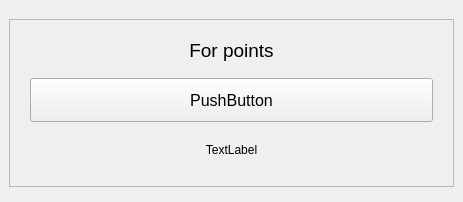
<?xml version="1.0" encoding="UTF-8"?>
<ui version="4.0">
 <class>MainWindow</class>
 <widget class="QMainWindow" name="MainWindow">
  <property name="geometry">
   <rect>
    <x>0</x>
    <y>0</y>
    <width>463</width>
    <height>202</height>
   </rect>
  </property>
  <property name="windowTitle">
   <string>Jeopardy!</string>
  </property>
  <widget class="QWidget" name="centralwidget">
   <property name="styleSheet">
    <string notr="true"/>
   </property>
   <layout class="QVBoxLayout" name="verticalLayout">
    <item>
     <spacer name="verticalSpacer">
      <property name="orientation">
       <enum>Qt::Vertical</enum>
      </property>
      <property name="sizeType">
       <enum>QSizePolicy::Fixed</enum>
      </property>
      <property name="sizeHint" stdset="0">
       <size>
        <width>10</width>
        <height>10</height>
       </size>
      </property>
     </spacer>
    </item>
    <item>
     <widget class="QFrame" name="frame_2">
      <property name="frameShape">
       <enum>QFrame::StyledPanel</enum>
      </property>
      <property name="frameShadow">
       <enum>QFrame::Raised</enum>
      </property>
      <layout class="QVBoxLayout" name="verticalLayout_2">
       <property name="leftMargin">
        <number>20</number>
       </property>
       <property name="rightMargin">
        <number>20</number>
       </property>
       <property name="bottomMargin">
        <number>15</number>
       </property>
       <item>
        <widget class="QLabel" name="header">
         <property name="font">
          <font>
           <family>Arial</family>
           <pointsize>14</pointsize>
          </font>
         </property>
         <property name="text">
          <string>For points</string>
         </property>
         <property name="alignment">
          <set>Qt::AlignCenter</set>
         </property>
        </widget>
       </item>
       <item>
        <widget class="QPushButton" name="btn_question">
         <property name="sizePolicy">
          <sizepolicy hsizetype="Preferred" vsizetype="Preferred">
           <horstretch>0</horstretch>
           <verstretch>0</verstretch>
          </sizepolicy>
         </property>
         <property name="font">
          <font>
           <family>Arial</family>
           <pointsize>12</pointsize>
          </font>
         </property>
         <property name="styleSheet">
          <string notr="true"/>
         </property>
         <property name="text">
          <string>PushButton</string>
         </property>
        </widget>
       </item>
       <item>
        <widget class="QLabel" name="answer_label">
         <property name="text">
          <string>TextLabel</string>
         </property>
         <property name="alignment">
          <set>Qt::AlignCenter</set>
         </property>
         <property name="wordWrap">
          <bool>true</bool>
         </property>
        </widget>
       </item>
      </layout>
     </widget>
    </item>
    <item>
     <widget class="QFrame" name="team_frame">
      <property name="sizePolicy">
       <sizepolicy hsizetype="Preferred" vsizetype="Fixed">
        <horstretch>0</horstretch>
        <verstretch>0</verstretch>
       </sizepolicy>
      </property>
      <property name="styleSheet">
       <string notr="true"/>
      </property>
      <property name="frameShape">
       <enum>QFrame::StyledPanel</enum>
      </property>
      <property name="frameShadow">
       <enum>QFrame::Raised</enum>
      </property>
     </widget>
    </item>
   </layout>
  </widget>
  <widget class="QMenuBar" name="menubar">
   <property name="geometry">
    <rect>
     <x>0</x>
     <y>0</y>
     <width>463</width>
     <height>21</height>
    </rect>
   </property>
  </widget>
 </widget>
 <resources/>
 <connections/>
</ui>
